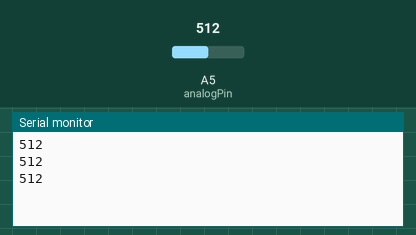
Bench run of a sketch on a simulated Arduino Uno, built with avr-gcc and run on an emulated ATmega328P. Shown: the last lines printed to the serial monitor. The inputs (shaded band) are chosen by the test bench; at power-on: A5 (analogPin) = 512.

Above: at 1.3 s.
1.4 s: A5 (analogPin) set to 716
At 1.9 s:
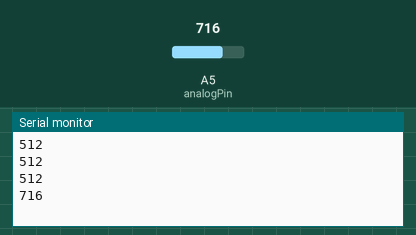
2.9 s: A5 (analogPin) set to 900
At 3.4 s:
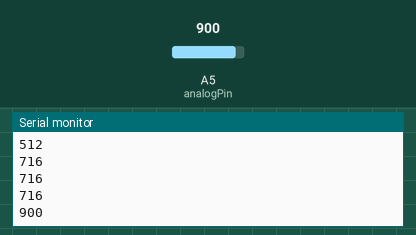
Timing chart, 0 to 5.9 s (numbered marks = the images above; inputs shaded):
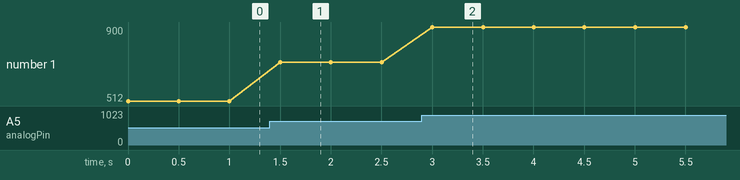

Measured:
- after the input at 1.4 s, the serial monitor: prints a new line after 0.10 s (image 1)
- after the input at 2.9 s, the serial monitor: prints a new line after 0.10 s (image 2)
- plotted number 1: 512 → 716 after the input at 1.4 s, 716 → 900 after the input at 2.9 s

The sketch:

raindrop_sensor.ino
```cpp
void setup() {
// initialize serial communication at 9600 bits per second:
Serial.begin(9600);
}
int analogPin = 5;

void loop() {
    // read the input on analog pin 0:
    int sensorValue = analogRead(analogPin);
    Serial.println(sensorValue);
    delay(500);
}
```
